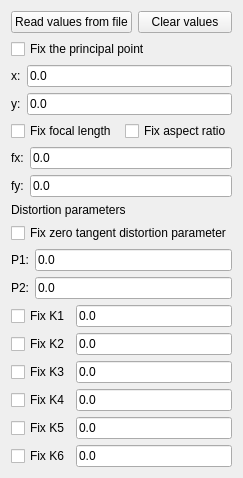
                        <widget class="QWidget" name="_inspectIntrinsicCamera1Tab">
                         <attribute name="title">
                          <string>Camera #1</string>
                         </attribute>
                         <layout class="QVBoxLayout" name="verticalLayout_10">
                          <item>
                           <layout class="QHBoxLayout" name="horizontalLayout_17">
                            <item>
                             <widget class="QPushButton" name="_intrinsicReadFromFileBtnL">
                              <property name="text">
                               <string>Read values from file</string>
                              </property>
                             </widget>
                            </item>
                            <item>
                             <widget class="QPushButton" name="_intrinsicClearValsBtnL">
                              <property name="text">
                               <string>Clear values</string>
                              </property>
                             </widget>
                            </item>
                           </layout>
                          </item>
                          <item>
                           <widget class="QCheckBox" name="_fixPrincipalPoint_CB_CL">
                            <property name="text">
                             <string>Fix the principal point</string>
                            </property>
                           </widget>
                          </item>
                          <item>
                           <layout class="QHBoxLayout" name="horizontalLayout_19">
                            <item>
                             <widget class="QLabel" name="label_12">
                              <property name="text">
                               <string>x:</string>
                              </property>
                             </widget>
                            </item>
                            <item>
                             <widget class="QLineEdit" name="_fixPrincipalPoint_VALx_CL">
                              <property name="text">
                               <string>0.0</string>
                              </property>
                             </widget>
                            </item>
                           </layout>
                          </item>
                          <item>
                           <layout class="QHBoxLayout" name="horizontalLayout_20">
                            <item>
                             <widget class="QLabel" name="label_13">
                              <property name="text">
                               <string>y:</string>
                              </property>
                             </widget>
                            </item>
                            <item>
                             <widget class="QLineEdit" name="_fixPrincipalPoint_VALy_CL">
                              <property name="text">
                               <string>0.0</string>
                              </property>
                             </widget>
                            </item>
                           </layout>
                          </item>
                          <item>
                           <layout class="QHBoxLayout" name="horizontalLayout_23">
                            <item>
                             <widget class="QCheckBox" name="_fixFocalLength_CB_CL">
                              <property name="text">
                               <string>Fix focal length</string>
                              </property>
                             </widget>
                            </item>
                            <item>
                             <widget class="QCheckBox" name="_fixAspectRatio_CB_CL">
                              <property name="text">
                               <string>Fix aspect ratio</string>
                              </property>
                             </widget>
                            </item>
                           </layout>
                          </item>
                          <item>
                           <layout class="QHBoxLayout" name="horizontalLayout_26">
                            <item>
                             <widget class="QLabel" name="label_16">
                              <property name="text">
                               <string>fx:</string>
                              </property>
                             </widget>
                            </item>
                            <item>
                             <widget class="QLineEdit" name="_fixFocalLength_VALx_CL">
                              <property name="text">
                               <string>0.0</string>
                              </property>
                             </widget>
                            </item>
                           </layout>
                          </item>
                          <item>
                           <layout class="QHBoxLayout" name="horizontalLayout_27">
                            <item>
                             <widget class="QLabel" name="label_17">
                              <property name="text">
                               <string>fy:</string>
                              </property>
                             </widget>
                            </item>
                            <item>
                             <widget class="QLineEdit" name="_fixFocalLength_VALy_CL">
                              <property name="text">
                               <string>0.0</string>
                              </property>
                             </widget>
                            </item>
                           </layout>
                          </item>
                          <item>
                           <widget class="QLabel" name="label_20">
                            <property name="text">
                             <string>Distortion parameters</string>
                            </property>
                           </widget>
                          </item>
                          <item>
                           <widget class="QCheckBox" name="_fixZeroTangentDistortion_CB_CL">
                            <property name="text">
                             <string>Fix zero tangent distortion parameter</string>
                            </property>
                           </widget>
                          </item>
                          <item>
                           <layout class="QHBoxLayout" name="horizontalLayout_31">
                            <item>
                             <widget class="QLabel" name="label_24">
                              <property name="text">
                               <string>P1:</string>
                              </property>
                             </widget>
                            </item>
                            <item>
                             <widget class="QLineEdit" name="_fix_P1_VAL_CL">
                              <property name="text">
                               <string>0.0</string>
                              </property>
                             </widget>
                            </item>
                           </layout>
                          </item>
                          <item>
                           <layout class="QHBoxLayout" name="horizontalLayout_32">
                            <item>
                             <widget class="QLabel" name="label_25">
                              <property name="text">
                               <string>P2:</string>
                              </property>
                             </widget>
                            </item>
                            <item>
                             <widget class="QLineEdit" name="_fix_P2_VAL_CL">
                              <property name="text">
                               <string>0.0</string>
                              </property>
                             </widget>
                            </item>
                           </layout>
                          </item>
                          <item>
                           <layout class="QHBoxLayout" name="horizontalLayout_33">
                            <item>
                             <widget class="QCheckBox" name="_fix_K1_CB_CL">
                              <property name="text">
                               <string>Fix K1</string>
                              </property>
                             </widget>
                            </item>
                            <item>
                             <widget class="QLineEdit" name="_fix_K1_VAL_CL">
                              <property name="text">
                               <string>0.0</string>
                              </property>
                             </widget>
                            </item>
                           </layout>
                          </item>
                          <item>
                           <layout class="QHBoxLayout" name="horizontalLayout_34">
                            <item>
                             <widget class="QCheckBox" name="_fix_K2_CB_CL">
                              <property name="text">
                               <string>Fix K2</string>
                              </property>
                             </widget>
                            </item>
                            <item>
                             <widget class="QLineEdit" name="_fix_K2_VAL_CL">
                              <property name="text">
                               <string>0.0</string>
                              </property>
                             </widget>
                            </item>
                           </layout>
                          </item>
                          <item>
                           <layout class="QHBoxLayout" name="horizontalLayout_35">
                            <item>
                             <widget class="QCheckBox" name="_fix_K3_CB_CL">
                              <property name="text">
                               <string>Fix K3</string>
                              </property>
                             </widget>
                            </item>
                            <item>
                             <widget class="QLineEdit" name="_fix_K3_VAL_CL">
                              <property name="text">
                               <string>0.0</string>
                              </property>
                             </widget>
                            </item>
                           </layout>
                          </item>
                          <item>
                           <layout class="QHBoxLayout" name="horizontalLayout_36">
                            <item>
                             <widget class="QCheckBox" name="_fix_K4_CB_CL">
                              <property name="text">
                               <string>Fix K4</string>
                              </property>
                             </widget>
                            </item>
                            <item>
                             <widget class="QLineEdit" name="_fix_K4_VAL_CL">
                              <property name="text">
                               <string>0.0</string>
                              </property>
                             </widget>
                            </item>
                           </layout>
                          </item>
                          <item>
                           <layout class="QHBoxLayout" name="horizontalLayout_37">
                            <item>
                             <widget class="QCheckBox" name="_fix_K5_CB_CL">
                              <property name="text">
                               <string>Fix K5</string>
                              </property>
                             </widget>
                            </item>
                            <item>
                             <widget class="QLineEdit" name="_fix_K5_VAL_CL">
                              <property name="text">
                               <string>0.0</string>
                              </property>
                             </widget>
                            </item>
                           </layout>
                          </item>
                          <item>
                           <layout class="QHBoxLayout" name="horizontalLayout_38">
                            <item>
                             <widget class="QCheckBox" name="_fix_K6_CB_CL">
                              <property name="text">
                               <string>Fix K6</string>
                              </property>
                             </widget>
                            </item>
                            <item>
                             <widget class="QLineEdit" name="_fix_K6_VAL_CL">
                              <property name="text">
                               <string>0.0</string>
                              </property>
                             </widget>
                            </item>
                           </layout>
                          </item>
                         </layout>
                        </widget>
